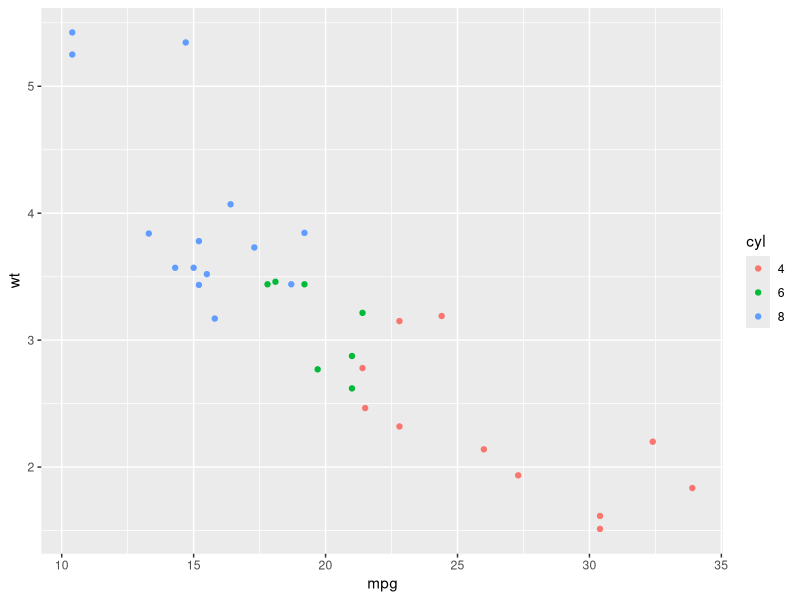
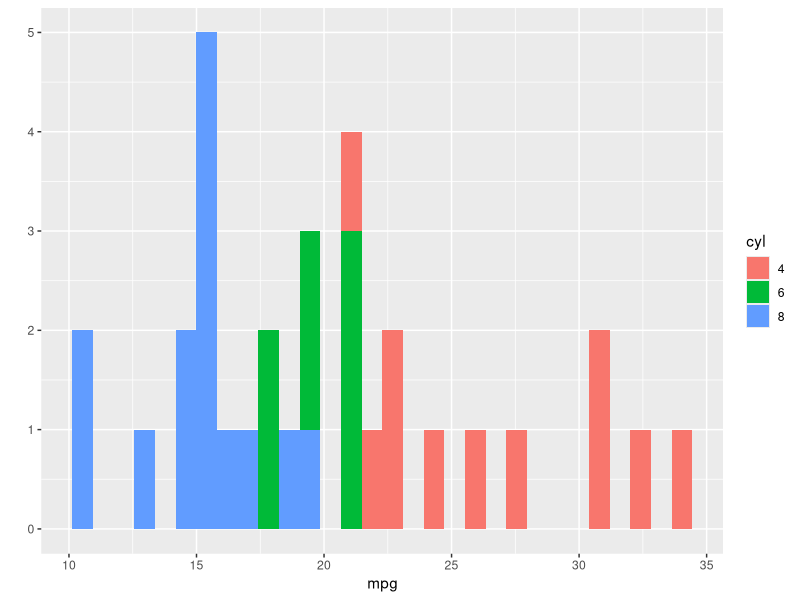

Here is the R script that generated these plots, in order:
## ---- chunk 1
knitr::opts_chunk$set(echo = TRUE)
## ---- chunk 2
invisible(library(ggplot2))
invisible(library(datasets))
## ---- chunk 3
str(mtcars)
## ---- chunk 4
mtcars$cyl = factor(mtcars$cyl)
## ---- chunk 5
qplot(mpg,wt,data = mtcars,color = cyl)
## ---- chunk 6
qplot(mpg,data= mtcars,fill = cyl)
